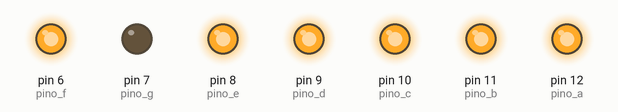
This sketch was run on a simulated Arduino Uno, built with avr-gcc and run on an emulated ATmega328P. On the bench: output pins drawn as LEDs (lit = HIGH).

Above: at 0.5 s.
At 1.5 s:
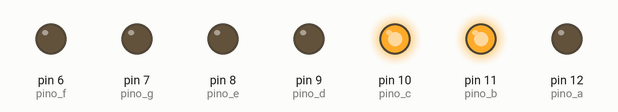
At 2.5 s:
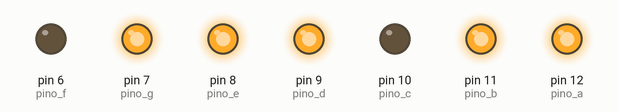
At 3.5 s:
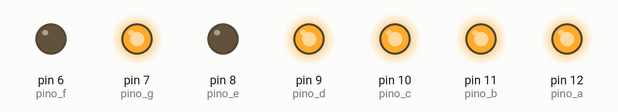
At 4.5 s:
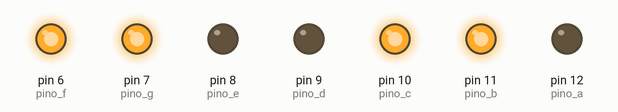
At 5.5 s:
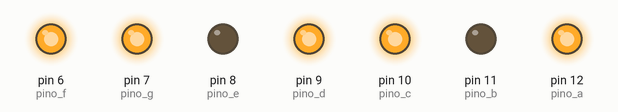
Timing chart, 0 to 7.8 s (numbered marks = the images above):
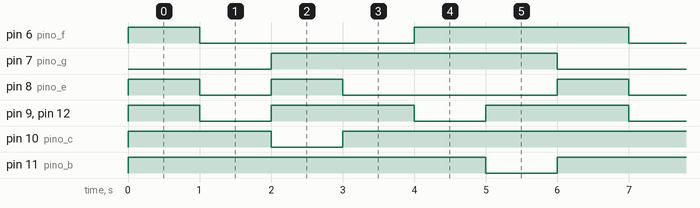

The sketch:

DISPLAY_SEGMENTOS.ino
```cpp
const int pino_a = 12;
const int pino_b = 11;
const int pino_c = 10;
const int pino_d = 9;
const int pino_e = 8;
const int pino_f = 6;
const int pino_g = 7;

void setup() {
  pinMode(pino_a, OUTPUT);
  pinMode(pino_b, OUTPUT);
  pinMode(pino_c, OUTPUT);
  pinMode(pino_d, OUTPUT);
  pinMode(pino_e, OUTPUT);
  pinMode(pino_f, OUTPUT);
  pinMode(pino_g, OUTPUT);
}

void loop() {
  // 0 (zero):
  digitalWrite(pino_a, HIGH);
  digitalWrite(pino_b, HIGH);
  digitalWrite(pino_c, HIGH);
  digitalWrite(pino_d, HIGH);
  digitalWrite(pino_e, HIGH);
  digitalWrite(pino_f, HIGH);
  digitalWrite(pino_g, LOW);
  delay(1000);

  // 1 (um):
  digitalWrite(pino_a, LOW);
  digitalWrite(pino_b, HIGH);
  digitalWrite(pino_c, HIGH);
  digitalWrite(pino_d, LOW);
  digitalWrite(pino_e, LOW);
  digitalWrite(pino_f, LOW);
  digitalWrite(pino_g, LOW);
  delay(1000);

  // 2 (dois):
  digitalWrite(pino_a, HIGH);
  digitalWrite(pino_b, HIGH);
  digitalWrite(pino_c, LOW);
  digitalWrite(pino_d, HIGH);
  digitalWrite(pino_e, HIGH);
  digitalWrite(pino_f, LOW);
  digitalWrite(pino_g, HIGH);
  delay(1000);

  // 3 (três):
  digitalWrite(pino_a, HIGH);
  digitalWrite(pino_b, HIGH);
  digitalWrite(pino_c, HIGH);
  digitalWrite(pino_d, HIGH);
  digitalWrite(pino_e, LOW);
  digitalWrite(pino_f, LOW);
  digitalWrite(pino_g, HIGH);
  delay(1000);

  // 4 (quatro):
  digitalWrite(pino_a, LOW);
  digitalWrite(pino_b, HIGH);
  digitalWrite(pino_c, HIGH);
  digitalWrite(pino_d, LOW);
  digitalWrite(pino_e, LOW);
  digitalWrite(pino_f, HIGH);
  digitalWrite(pino_g, HIGH);
  delay(1000);

  // 5 (cinco):
  digitalWrite(pino_a, HIGH);
  digitalWrite(pino_b, LOW);
  digitalWrite(pino_c, HIGH);
  digitalWrite(pino_d, HIGH);
  digitalWrite(pino_e, LOW);
  digitalWrite(pino_f, HIGH);
  digitalWrite(pino_g, HIGH);
  delay(1000);

}
```

Measured:
- by itself, pin 6 (pino_f): repeats every 6.0 s: LOW 3.0 s, HIGH 3.0 s
- by itself, pin 7 (pino_g): alternates HIGH for 4.0 s and LOW for 2.0 s
- by itself, pin 8 (pino_e): repeats every 6.0 s: LOW 1.0 s, HIGH 1.0 s, LOW 3.0 s, HIGH 1.0 s
- by itself, pin 9 (pino_d), pin 12 (pino_a): repeats every 3.0 s: LOW 1.0 s, HIGH 2.0 s
- by itself, pin 10 (pino_c): repeats every 6.0 s: LOW 1.0 s, HIGH 5.0 s
- by itself, pin 11 (pino_b): alternates HIGH for 5.0 s and LOW for 1.0 s
